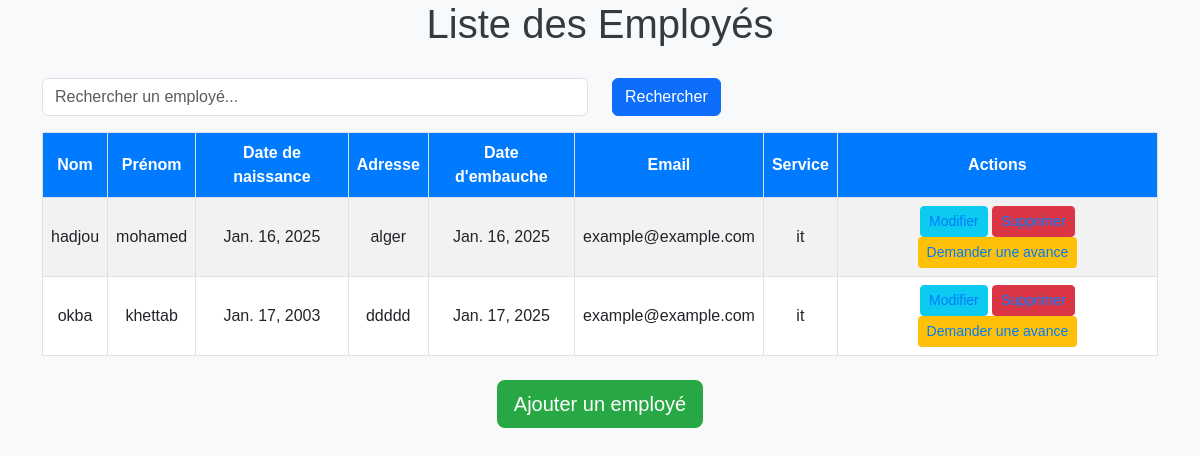
The app's page /employe/ with its own data.
### admin_rh/models.py (models this page shows, shortened)
class Employe(models.Model):
    nom = models.CharField(max_length=50)
    prenom = models.CharField(max_length=50)
    sexe = models.CharField(max_length=10,choices=[('M', 'HOMME'), ('F', 'FEMME')],default='M')
    adresse=models.CharField(max_length=250)
    date_naissance = models.DateField()
    email = models.EmailField(max_length=100)
    date_embauche = models.DateField()
    service = models.ForeignKey(Service, on_delete=models.CASCADE,related_name="rel_emp")

class Service(models.Model):
    nom_service = models.CharField(max_length=50)
    description = models.CharField(max_length=50)
    def __str__(self):
        return self.nom_service

### admin_rh/views.py (the view)
# urls.py: path('employe/',views.afficherEmploye,name='empList'),
def afficherEmploye(request):
    employe= Employe.objects.all()
    return render(request,'testdjango.html',{'Employes':employe})

### admin_rh/templates/testdjango.html (shortened to what this page needs)
<!DOCTYPE html>
<html lang="fr">
<head>
    <link href="https://cdn.jsdelivr.net/npm/bootstrap@5.3.0-alpha1/dist/css/bootstrap.min.css" rel="stylesheet">
</head>
<body>
    <h1>Liste des Employés</h1>
    <div class="container">
        <form method="GET" action="{% url 'rechercheList' %}">
            <div class="row mb-3">
                <div class="col-md-6">
                    <input type="text" class="form-control" name="search" placeholder="Rechercher un employé..." value="{{ request.GET.search }}">
                </div>
                <div class="col-md-3">
                    <button type="submit" class="btn btn-primary">Rechercher</button>
                </div>
            </div>
        </form>
        <table class="table table-striped table-hover">
            <thead>
                <tr>
                    <th>Nom</th>
                    <th>Prénom</th>
                    <th>Date de naissance</th>
                    <th>Adresse</th>
                    <th>Date d'embauche</th>
                    <th>Email</th>
                    <th>Service</th>
                    <th>Actions</th>
                </tr>
            </thead>
            <tbody>
                {% for x in Employes %}
                    <tr>
                        <td>{{ x.nom }}</td>
                        <td>{{ x.prenom }}</td>
                        <td>{{ x.date_naissance }}</td>
                        <td>{{ x.adresse }}</td>
                        <td>{{ x.date_embauche }}</td>
                        <td>{{ x.email }}</td>
                        <td>{{ x.service }}</td>
                        <td>
                            <a href="{% url 'editemp' x.id %}" class="btn btn-info btn-sm">Modifier</a>
                            <a href="{% url 'delemp' x.id %}" class="btn btn-danger btn-sm">Supprimer</a>
                            <a href="{% url 'demande_massrouf' x.id %}" class="btn btn-advance btn-sm">
                                Demander une avance
                            </a>
                        </td>
                    </tr>
                {% endfor %}
            </tbody>
        </table>
        <div class="text-center mt-4">
            <a href="{% url 'addemp' %}" class="btn btn-custom btn-lg">Ajouter un employé</a>
        </div>
    </div>
</body>
</html>

### admin_rh/templates/testdjango.html (style rules this page uses)
body { background-color: #f8f9fa; font-family: Arial, sans-serif; }
h1 { margin-bottom: 30px; color: #343a40; text-align: center; font-size: 2.5rem; }
table { margin: 0 auto; width: 90%; }
th, td { text-align: center; vertical-align: middle; }
.table th, .table td { border: 1px solid #dee2e6; }
.table th { background-color: #007bff; color: white; }
.table td a { text-decoration: none; color: #007bff; }
.btn-custom { background-color: #28a745; color: white; }
.btn-advance { background-color: #ffc107; color: white; }

### records on screen
Employe: nom "hadjou", prenom "mohamed", date_naissance "Jan. 16, 2025", adresse "alger", date_embauche "Jan. 16, 2025", email "example@example.com", service "it"
Employe: nom "okba", prenom "khettab", date_naissance "Jan. 17, 2003", adresse "ddddd", date_embauche "Jan. 17, 2025", email "example@example.com", service "it"
